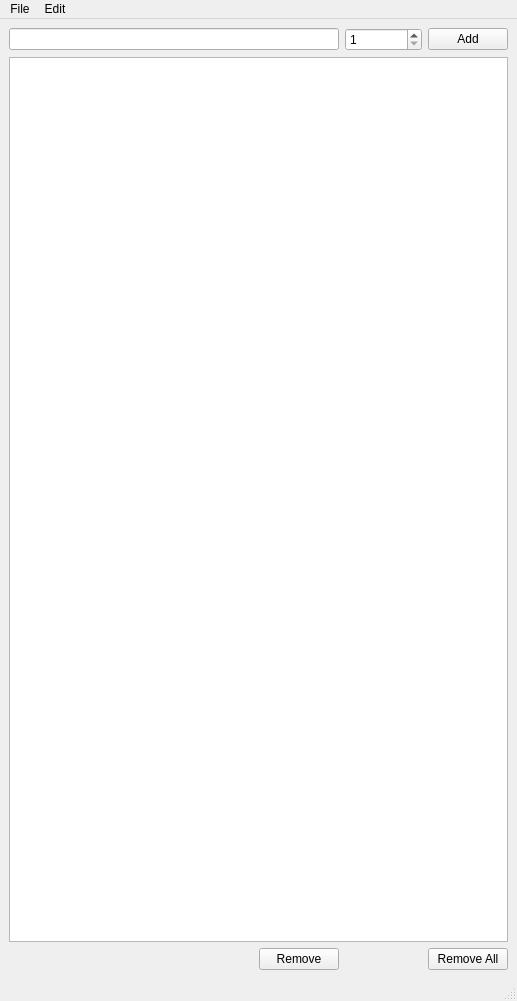
<?xml version="1.0" encoding="UTF-8"?>
<ui version="4.0">
 <class>MainWindow</class>
 <widget class="QMainWindow" name="MainWindow">
  <property name="geometry">
   <rect>
    <x>0</x>
    <y>0</y>
    <width>517</width>
    <height>1001</height>
   </rect>
  </property>
  <property name="windowTitle">
   <string>MainWindow</string>
  </property>
  <widget class="QWidget" name="centralwidget">
   <layout class="QGridLayout" name="gridLayout">
    <item row="1" column="0" colspan="6">
     <widget class="QListWidget" name="listWidget"/>
    </item>
    <item row="2" column="5">
     <widget class="QPushButton" name="btnRemoveAll">
      <property name="text">
       <string>Remove All</string>
      </property>
     </widget>
    </item>
    <item row="2" column="3">
     <widget class="QPushButton" name="btnRemove">
      <property name="text">
       <string>Remove</string>
      </property>
     </widget>
    </item>
    <item row="0" column="0" colspan="4">
     <widget class="QLineEdit" name="txtItem"/>
    </item>
    <item row="0" column="5">
     <widget class="QPushButton" name="btnAdd">
      <property name="text">
       <string>Add</string>
      </property>
     </widget>
    </item>
    <item row="0" column="4">
     <widget class="QSpinBox" name="spinQty">
      <property name="minimum">
       <number>1</number>
      </property>
      <property name="maximum">
       <number>999</number>
      </property>
     </widget>
    </item>
   </layout>
  </widget>
  <widget class="QStatusBar" name="statusbar"/>
  <widget class="QMenuBar" name="menuBar">
   <property name="geometry">
    <rect>
     <x>0</x>
     <y>0</y>
     <width>517</width>
     <height>21</height>
    </rect>
   </property>
   <widget class="QMenu" name="menuFile">
    <property name="title">
     <string>File</string>
    </property>
    <addaction name="actionOpen"/>
    <addaction name="actionSave_As_2"/>
    <addaction name="actionSave_2"/>
   </widget>
   <widget class="QMenu" name="menuEdit">
    <property name="title">
     <string>Edit</string>
    </property>
    <addaction name="actionUndo"/>
    <addaction name="actionRedo"/>
   </widget>
   <addaction name="menuFile"/>
   <addaction name="menuEdit"/>
  </widget>
  <action name="actionOpen">
   <property name="text">
    <string>Open</string>
   </property>
  </action>
  <action name="actionSave_As_2">
   <property name="text">
    <string>Save As</string>
   </property>
  </action>
  <action name="actionSave_2">
   <property name="text">
    <string>Save</string>
   </property>
  </action>
  <action name="actionUndo">
   <property name="text">
    <string>Undo</string>
   </property>
  </action>
  <action name="actionRedo">
   <property name="text">
    <string>Redo</string>
   </property>
  </action>
 </widget>
 <resources/>
 <connections/>
</ui>
